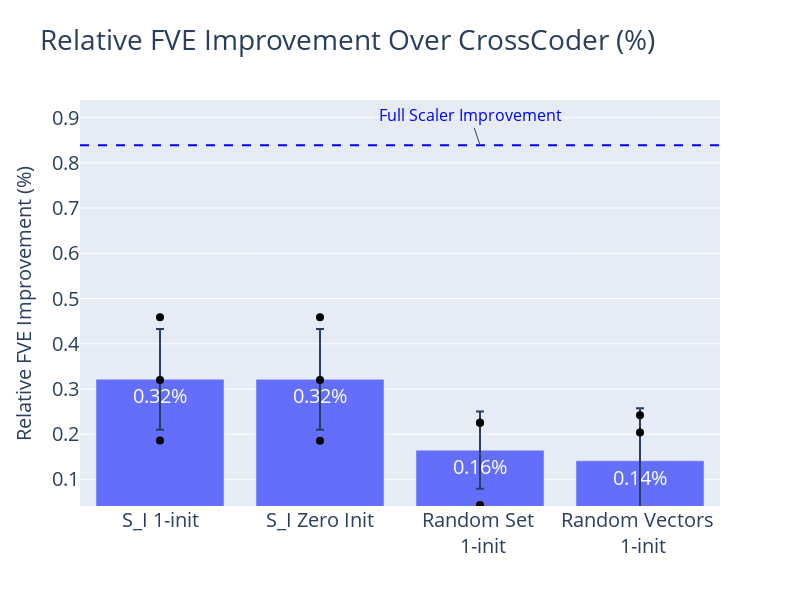

This figure's notebook cell:
### Code cell
# bar plot with std for one_init
one_init_fve_mean = np.mean(one_init_fve)
one_init_fve_std = np.std(one_init_fve)
zero_init_fve_mean = np.mean(zero_init_fve)
zero_init_fve_std = np.std(zero_init_fve)
random_indices_fve_mean = np.mean(random_indices_fve)
random_indices_fve_std = np.std(random_indices_fve)
random_sources_fve_mean = np.mean(random_sources_fve)
random_sources_fve_std = np.std(random_sources_fve)

# Calculate relative improvements
rel_one_init = (one_init_fve_mean - base_model_fve) / base_model_fve * 100
rel_zero_init = (zero_init_fve_mean - base_model_fve) / base_model_fve * 100
rel_random_indices = (random_indices_fve_mean - base_model_fve) / base_model_fve * 100
rel_random_sources = (random_sources_fve_mean - base_model_fve) / base_model_fve * 100
rel_full_scaler = (full_scaler_fve - base_model_fve) / base_model_fve * 100

# Convert std to relative
rel_one_init_std = one_init_fve_std / base_model_fve * 100
rel_zero_init_std = zero_init_fve_std / base_model_fve * 100
rel_random_indices_std = random_indices_fve_std / base_model_fve * 100
rel_random_sources_std = random_sources_fve_std / base_model_fve * 100

fig = px.bar(
    x=["S_I 1-init", "S_I Zero Init", "Random Set <br> 1-init", "Random Vectors <br> 1-init"],
    y=[rel_one_init, rel_zero_init, rel_random_indices, rel_random_sources],
    title="Relative FVE Improvement Over CrossCoder (%)",
    error_y=[rel_one_init_std, rel_zero_init_std, rel_random_indices_std, rel_random_sources_std],
)

# horizontal dashed blue line at full scaler improvement
fig.add_hline(y=rel_full_scaler, line_dash="dash", line_color="blue")
fig.update_traces(texttemplate='%{y:.2f}%', textposition='auto')

# add annotation for full scaler line
fig.add_annotation(
    x=2,
    y=rel_full_scaler,
    text="Full Scaler Improvement",
    font=dict(size=16, color="blue")
)
# Add scatter points for individual runs
fig.add_trace(go.Scatter(
    x=['S_I 1-init'] * len(one_init_fve),
    y=[(fve - base_model_fve) / base_model_fve * 100 for fve in one_init_fve],
    mode='markers',
    marker=dict(color='black', size=8),
    showlegend=False
))

fig.add_trace(go.Scatter(
    x=['S_I Zero Init'] * len(zero_init_fve), 
    y=[(fve - base_model_fve) / base_model_fve * 100 for fve in zero_init_fve],
    mode='markers',
    marker=dict(color='black', size=8),
    showlegend=False
))

fig.add_trace(go.Scatter(
    x=['Random Set <br> 1-init'] * len(random_indices_fve),
    y=[(fve - base_model_fve) / base_model_fve * 100 for fve in random_indices_fve],
    mode='markers', 
    marker=dict(color='black', size=8),
    showlegend=False
))

fig.add_trace(go.Scatter(
    x=['Random Vectors <br> 1-init'] * len(random_sources_fve),
    y=[(fve - base_model_fve) / base_model_fve * 100 for fve in random_sources_fve],
    mode='markers',
    marker=dict(color='black', size=8),
    showlegend=False
))

# text annotations
# font size of 20
fig.update_layout(font=dict(size=20), width=800, height=600)
# axis labels
fig.update_yaxes(title="Relative FVE Improvement (%)", title_font_size=20)
# remove x axis title
fig.update_xaxes(title="", title_font_size=20)
min_y = min(rel_one_init, rel_zero_init, rel_random_indices, rel_random_sources, rel_full_scaler)
max_y = max(rel_one_init, rel_zero_init, rel_random_indices, rel_random_sources, rel_full_scaler)
fig.update_layout(yaxis_range=[min_y-0.1, max_y+0.1])
fig.show()
fig.write_image(PLOTS_DIR / "scaler_fve_improvement.png")

### Figure 1 — Plotly figure (JSON) as saved in the notebook; plotly's stock layout.template omitted (floating-point values rounded to 4 significant figures)
{"data": [{"alignmentgroup": "True", "error_y": {"array": [0.1113, 0.1114, 0.08556, 0.1163]}, "hovertemplate": "x=%{x}<br>y=%{y}<extra></extra>", "legendgroup": "", "marker": {"color": "#636efa", "pattern": {"shape": ""}}, "name": "", "offsetgroup": "", "orientation": "v", "showlegend": false, "textposition": "auto", "texttemplate": "%{y:.2f}%", "type": "bar", "x": ["S_I 1-init", "S_I Zero Init", "Random Set <br> 1-init", "Random Vectors <br> 1-init"], "xaxis": "x", "y": [0.3214, 0.3213, 0.1647, 0.1412], "yaxis": "y"}, {"marker": {"color": "black", "size": 8}, "mode": "markers", "showlegend": false, "type": "scatter", "x": ["S_I 1-init", "S_I 1-init", "S_I 1-init"], "y": [0.3199, 0.1858, 0.4583]}, {"marker": {"color": "black", "size": 8}, "mode": "markers", "showlegend": false, "type": "scatter", "x": ["S_I Zero Init", "S_I Zero Init", "S_I Zero Init"], "y": [0.3199, 0.1855, 0.4584]}, {"marker": {"color": "black", "size": 8}, "mode": "markers", "showlegend": false, "type": "scatter", "x": ["Random Set <br> 1-init", "Random Set <br> 1-init", "Random Set <br> 1-init"], "y": [0.2252, 0.2252, 0.04367]}, {"marker": {"color": "black", "size": 8}, "mode": "markers", "showlegend": false, "type": "scatter", "x": ["Random Vectors <br> 1-init", "Random Vectors <br> 1-init", "Random Vectors <br> 1-init"], "y": [-0.02178, 0.2418, 0.2036]}], "layout": {"annotations": [{"font": {"color": "blue", "size": 16}, "text": "Full Scaler Improvement", "x": 2, "y": 0.839}], "barmode": "relative", "font": {"size": 20}, "height": 600, "legend": {"tracegroupgap": 0}, "shapes": [{"line": {"color": "blue", "dash": "dash"}, "type": "line", "x0": 0, "x1": 1, "xref": "x domain", "y0": 0.839, "y1": 0.839, "yref": "y"}], "title": {"text": "Relative FVE Improvement Over CrossCoder (%)"}, "width": 800, "xaxis": {"anchor": "y", "domain": [0, 1], "title": {"font": {"size": 20}, "text": ""}}, "yaxis": {"anchor": "x", "domain": [0, 1], "range": [0.04122, 0.939], "title": {"font": {"size": 20}, "text": "Relative FVE Improvement (%)"}}}}
